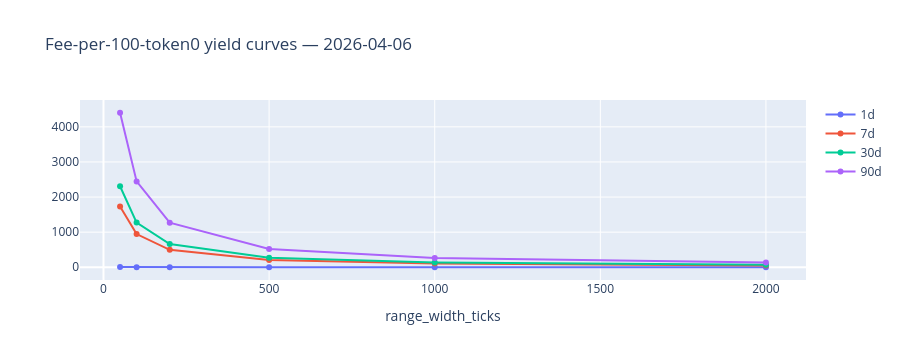

The cell this chart's notebook holds for it:
### Markdown cell above
**QA purpose**: yield curve smoothness across widths and horizons. Curves should be smooth and monotonically related across horizons (1d, 7d, 30d, 90d).

### Code cell
latest_d = fp100["date"].max()
last_curve = fp100.filter(pl.col("date") == latest_d).sort("range_width_ticks")
fig = go.Figure()
for col, label in [("fee_per_100_token0_daily", "1d"), ("fee_per_100_token0_7d", "7d"), ("fee_per_100_token0_30d", "30d"), ("fee_per_100_token0_90d", "90d")]:
    fig.add_trace(go.Scatter(x=last_curve["range_width_ticks"].to_list(), y=last_curve[col].to_list(), name=label, mode="lines+markers"))
fig.update_layout(height=360, title_text=f"Fee-per-100-token0 yield curves — {latest_d}", xaxis_title="range_width_ticks")
fig.show()

### Figure 1 — Plotly figure (JSON) as saved in the notebook; plotly's stock layout.template omitted (floating-point values rounded to 4 significant figures)
{"data": [{"mode": "lines+markers", "name": "1d", "type": "scatter", "x": [50, 100, 200, 500, 1000, 2000], "y": [5.064, 2.764, 1.45, 0.5991, 0.3044, 0.1549]}, {"mode": "lines+markers", "name": "7d", "type": "scatter", "x": [50, 100, 200, 500, 1000, 2000], "y": [1733.0, 946.1, 496.2, 205.1, 104.2, 53.01]}, {"mode": "lines+markers", "name": "30d", "type": "scatter", "x": [50, 100, 200, 500, 1000, 2000], "y": [2308.0, 1274.0, 662.5, 272.4, 138.2, 70.25]}, {"mode": "lines+markers", "name": "90d", "type": "scatter", "x": [50, 100, 200, 500, 1000, 2000], "y": [4402.0, 2446.0, 1271.0, 522.1, 264.8, 134.6]}], "layout": {"height": 360, "title": {"text": "Fee-per-100-token0 yield curves — 2026-04-06"}, "xaxis": {"title": {"text": "range_width_ticks"}}}}
